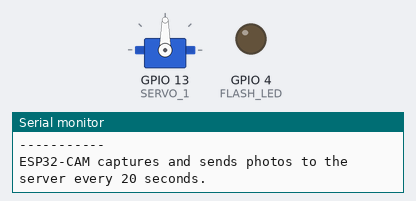
This sketch was run on a simulated ESP32. Parts: servo, output pins drawn as LEDs (lit = HIGH), the last lines printed to the serial monitor. WiFi joins after 1.5 s; servers stay silent unless stated; uploads are accepted with an empty reply; the camera gives no picture.

Above: at 6.05 s.
At 20.05 s:
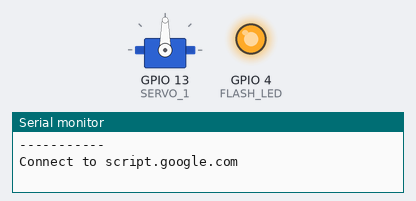
At 22.75 s:
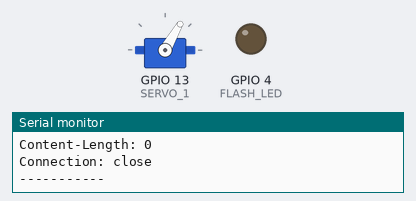
Timing chart, 0 to 32.0 s (numbered marks = the images above):
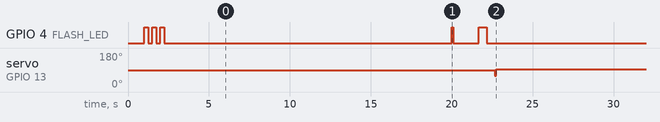

The sketch:

ESP32_cam_google_drive_and_servo_motor.ino
```cpp
//======================================== Included libraries and files
#include <WiFi.h>
#include <WiFiClientSecure.h>
#include <ESP32Servo.h>
#include "soc/soc.h"
#include "soc/rtc_cntl_reg.h"
#include "Base64.h"
#include "esp_camera.h"

//======================================== Define pins
#define PWDN_GPIO_NUM     32
#define RESET_GPIO_NUM    -1
#define XCLK_GPIO_NUM      0
#define SIOD_GPIO_NUM     26
#define SIOC_GPIO_NUM     27

#define Y9_GPIO_NUM       35
#define Y8_GPIO_NUM       34
#define Y7_GPIO_NUM       39
#define Y6_GPIO_NUM       36
#define Y5_GPIO_NUM       21
#define Y4_GPIO_NUM       19
#define Y3_GPIO_NUM       18
#define Y2_GPIO_NUM        5
#define VSYNC_GPIO_NUM    25
#define HREF_GPIO_NUM     23
#define PCLK_GPIO_NUM     22
#define SERVO_1           13
#define TURN_TIME         82    // TURN_TIME is time in ms servo will rotate for
#define SERVO_STOP        95    // Servo Stops when 95 is written to it
#define SERVO_MOVE        60    // Value between 0 and 95. Closer to 0 rotates faster

//========================================

#define FLASH_LED 4


Servo servo1;                 // Create Servo object

//======================================== Enter your WiFi ssid and password.
const char* ssid = "****";
const char* password = "****";
//========================================

//======================================== Replace with your "Deployment ID" and Folder Name.
String myDeploymentID = "Deployment ID";
String myMainFolderName = "Folder Name";
//========================================

//======================================== Variables for Timer/Millis.
unsigned long previousMillis = 0;
const int Interval = 20000; //--> Capture and Send a photo every 20 seconds.
//========================================

// Variable to set capture photo with LED Flash.
// Set to "false", then the Flash LED will not light up when capturing a photo.
// Set to "true", then the Flash LED lights up when capturing a photo.
bool LED_Flash_ON = false;

// Initialize WiFiClientSecure.
WiFiClientSecure client;

//________________________________________________________________________________ Test_Con()
// This subroutine is to test the connection to "script.google.com".
void Test_Con() {
  const char* host = "script.google.com";
  while(1) {
    Serial.println("-----------");
    Serial.println("Connection Test...");
    Serial.println("Connect to " + String(host));

    client.setInsecure();

    if (client.connect(host, 443)) {
      Serial.println("Connection successful.");
      Serial.println("-----------");
      client.stop();
      break;
    } else {
      Serial.println("Connected to " + String(host) + " failed.");
      Serial.println("Wait a moment for reconnecting.");
      Serial.println("-----------");
      client.stop();
    }

    delay(1000);
  }
}
//________________________________________________________________________________


//________________________________________________________________________________ SendCapturedPhotos()
// Subroutine for capturing and sending photos to Google Drive.
void SendCapturedPhotos() {
  const char* host = "script.google.com";
  Serial.println();
  Serial.println("-----------");
  Serial.println("Connect to " + String(host));

  client.setInsecure();

  //---------------------------------------- The Flash LED blinks once to indicate connection start.
  digitalWrite(FLASH_LED, HIGH);
  delay(100);
  digitalWrite(FLASH_LED, LOW);
  delay(100);
  //----------------------------------------

  //---------------------------------------- The process of connecting, capturing and sending photos to Google Drive.
  if (client.connect(host, 443)) {
    Serial.println("Connection successful.");

    if (LED_Flash_ON == true) {
      digitalWrite(FLASH_LED, HIGH);
      delay(100);
    }

    //.............................. Taking a photo.
    Serial.println();
    Serial.println("Taking a photo...");

    for (int i = 0; i <= 3; i++) {
      camera_fb_t * fb = NULL;
      fb = esp_camera_fb_get();
       if(!fb) {
          Serial.println("Camera capture failed");
          Serial.println("Restarting the ESP32 CAM.");
          delay(1000);
          ESP.restart();
          return;
        }
      esp_camera_fb_return(fb);
      delay(200);
    }

    camera_fb_t * fb = NULL;
    fb = esp_camera_fb_get();
    if(!fb) {
      Serial.println("Camera capture failed");
      Serial.println("Restarting the ESP32 CAM.");
      delay(1000);
      ESP.restart();
      return;
    }

    if (LED_Flash_ON == true) digitalWrite(FLASH_LED, LOW);

    Serial.println("Taking a photo was successful.");

    //..............................

    //.............................. Sending image to Google Drive.
    Serial.println();
    Serial.println("Sending image to Google Drive.");
    Serial.println("Size: " + String(fb->len) + "byte");

    String url = "/macros/s/" + myDeploymentID + "/exec?folder=" + myMainFolderName;

    client.println("POST " + url + " HTTP/1.1");
    client.println("Host: " + String(host));
    client.println("Transfer-Encoding: chunked");
    client.println();

    int fbLen = fb->len;
    char *input = (char *)fb->buf;
    int chunkSize = 3 * 1000; //--> must be multiple of 3.
    int chunkBase64Size = base64_enc_len(chunkSize);
    char output[chunkBase64Size + 1];

    Serial.println();
    int chunk = 0;
    for (int i = 0; i < fbLen; i += chunkSize) {
      int l = base64_encode(output, input, min(fbLen - i, chunkSize));
      client.print(l, HEX);
      client.print("\r\n");
      client.print(output);
      client.print("\r\n");
      delay(100);
      input += chunkSize;
      Serial.print(".");
      chunk++;
      if (chunk % 50 == 0) {
        Serial.println();
      }
    }
    client.print("0\r\n");
    client.print("\r\n");

    esp_camera_fb_return(fb);
    //..............................

    //.............................. Waiting for response.
    Serial.println("Waiting for response.");
    long int StartTime = millis();
    while (!client.available()) {
      Serial.print(".");
      delay(100);
      if ((StartTime + 10 * 1000) < millis()) {
        Serial.println();
        Serial.println("No response.");
        break;
      }
    }
    Serial.println();
    while (client.available()) {
      Serial.print(char(client.read()));
    }
    //..............................

    //.............................. Flash LED blinks once as an indicator of successfully sending photos to Google Drive.
    digitalWrite(FLASH_LED, HIGH);
    delay(500);
    digitalWrite(FLASH_LED, LOW);
    delay(500);
    //..............................
  }
  else {
    Serial.println("Connected to " + String(host) + " failed.");

    //.............................. Flash LED blinks twice as a failed connection indicator.
    digitalWrite(FLASH_LED, HIGH);
    delay(500);
    digitalWrite(FLASH_LED, LOW);
    delay(500);
    digitalWrite(FLASH_LED, HIGH);
    delay(500);
    digitalWrite(FLASH_LED, LOW);
    delay(500);
    //..............................
  }
  //----------------------------------------

  Serial.println("-----------");

  client.stop();
}
//________________________________________________________________________________

//________________________________________________________________________________ VOID SETUP()
void setup() {
  // put your setup code here, to run once:

  // Disable brownout detector.
  servo1.attach(SERVO_1);
  WRITE_PERI_REG(RTC_CNTL_BROWN_OUT_REG, 0);

  Serial.begin(115200);
  Serial.println();
  delay(1000);

  pinMode(FLASH_LED, OUTPUT);

  // Setting the ESP32 WiFi to station mode.
  Serial.println();
  Serial.println("Setting the ESP32 WiFi to station mode.");
  WiFi.mode(WIFI_STA);

  //---------------------------------------- The process of connecting ESP32 CAM with WiFi Hotspot / WiFi Router.
  Serial.println();
  Serial.print("Connecting to : ");
  Serial.println(ssid);
  WiFi.begin(ssid, password);

  // The process timeout of connecting ESP32 CAM with WiFi Hotspot / WiFi Router is 20 seconds.
  // If within 20 seconds the ESP32 CAM has not been successfully connected to WiFi, the ESP32 CAM will restart.

  int connecting_process_timed_out = 40; //--> 20 = 20 seconds.
  connecting_process_timed_out = connecting_process_timed_out * 2;
  while (WiFi.status() != WL_CONNECTED) {
    Serial.print(".");
    digitalWrite(FLASH_LED, HIGH);
    delay(250);
    digitalWrite(FLASH_LED, LOW);
    delay(250);
    if(connecting_process_timed_out > 0) connecting_process_timed_out--;
    if(connecting_process_timed_out == 0) {
      Serial.println();
      Serial.print("Failed to connect to ");
      Serial.println(ssid);
      Serial.println("Restarting the ESP32 CAM.");
      delay(1000);
      ESP.restart();
    }
  }

  digitalWrite(FLASH_LED, LOW);

  Serial.println();
  Serial.print("Successfully connected to ");
  Serial.println(ssid);
  //Serial.print("ESP32-CAM IP Address: ");
  //Serial.println(WiFi.localIP());
  //----------------------------------------

  //---------------------------------------- Set the camera ESP32 CAM.
  Serial.println();
  Serial.println("Set the camera ESP32 CAM...");

  camera_config_t config;
  config.ledc_channel = LEDC_CHANNEL_0;
  config.ledc_timer = LEDC_TIMER_0;
  config.pin_d0 = Y2_GPIO_NUM;
  config.pin_d1 = Y3_GPIO_NUM;
  config.pin_d2 = Y4_GPIO_NUM;
  config.pin_d3 = Y5_GPIO_NUM;
  config.pin_d4 = Y6_GPIO_NUM;
  config.pin_d5 = Y7_GPIO_NUM;
  config.pin_d6 = Y8_GPIO_NUM;
  config.pin_d7 = Y9_GPIO_NUM;
  config.pin_xclk = XCLK_GPIO_NUM;
  config.pin_pclk = PCLK_GPIO_NUM;
  config.pin_vsync = VSYNC_GPIO_NUM;
  config.pin_href = HREF_GPIO_NUM;
  config.pin_sscb_sda = SIOD_GPIO_NUM;
  config.pin_sscb_scl = SIOC_GPIO_NUM;
  config.pin_pwdn = PWDN_GPIO_NUM;
  config.pin_reset = RESET_GPIO_NUM;
  config.xclk_freq_hz = 20000000;
  config.pixel_format = PIXFORMAT_JPEG;

  // init with high specs to pre-allocate larger buffers
  if(psramFound()){
    config.frame_size = FRAMESIZE_UXGA;
    config.jpeg_quality = 10;  //0-63 lower number means higher quality
    config.fb_count = 2;
  } else {
    config.frame_size = FRAMESIZE_SVGA;
    config.jpeg_quality = 8;  //0-63 lower number means higher quality
    config.fb_count = 1;
  }

  // camera init
  esp_err_t err = esp_camera_init(&config);
  if (err != ESP_OK) {
    Serial.printf("Camera init failed with error 0x%x", err);
    Serial.println();
    Serial.println("Restarting the ESP32 CAM.");
    delay(1000);
    ESP.restart();
  }

  sensor_t * s = esp_camera_sensor_get();

  // Selectable camera resolution details :
  // -UXGA   = 1600 x 1200 pixels
  // -SXGA   = 1280 x 1024 pixels
  // -XGA    = 1024 x 768  pixels
  // -SVGA   = 800 x 600   pixels
  // -VGA    = 640 x 480   pixels
  // -CIF    = 352 x 288   pixels
  // -QVGA   = 320 x 240   pixels
  // -HQVGA  = 240 x 160   pixels
  // -QQVGA  = 160 x 120   pixels
  s->set_framesize(s, FRAMESIZE_SXGA);  //--> UXGA|SXGA|XGA|SVGA|VGA|CIF|QVGA|HQVGA|QQVGA

  Serial.println("Setting the camera successfully.");
  Serial.println();

  delay(1000);

  Test_Con();

  Serial.println();
  Serial.println("ESP32-CAM captures and sends photos to the server every 20 seconds.");
  Serial.println();
  delay(2000);
}
//________________________________________________________________________________

//________________________________________________________________________________ VOID LOOP()
void loop() {
  // put your main code here, to run repeatedly:

  //---------------------------------------- Timer/Millis to capture and send photos to Google Drive every 20 seconds (see Interval variable).
  unsigned long currentMillis = millis();
  if (currentMillis - previousMillis >= Interval) {
    previousMillis = currentMillis;

    SendCapturedPhotos();

    servo1.write(SERVO_MOVE);   // Servo rotates at specified speed
    delay(TURN_TIME);           // Servo continues rotating for specified time
    servo1.write(SERVO_STOP);   // Servo Stops
    Serial.println();
    Serial.println("Motor Moved");
    Serial.println();

  }
  //----------------------------------------
}
//________________________________________________________________________________
//<<<<<<<<<<<<<<<<<<<<<<<<<<<<<<<<<<<<<<<<<<<<<<<<<<<<<<<<<<<<<<<<<<<<<<<<<<<<<<<<<<<<<<<<<
```

Base64.cpp
```cpp
//>>>>>>>>>>>>>>>>>>>>>>>>>>>>>>>>>>>>>>>>>>>>>>>>>>>>>>>>>>>>>>>>>>>>>>>>>>>>>>>>>>>>>>>>> Base64.cpp
/*
 * Copyright (c) 2013 Adam Rudd.
 * See LICENSE for more information
 * https://github.com/adamvr/arduino-base64
 */
#if (defined(__AVR__))
#include <avr\pgmspace.h>
#else
#include <pgmspace.h>
#endif

const char PROGMEM b64_alphabet[] = "ABCDEFGHIJKLMNOPQRSTUVWXYZ"
        "abcdefghijklmnopqrstuvwxyz"
        "0123456789+/";

/* 'Private' declarations */
inline void a3_to_a4(unsigned char * a4, unsigned char * a3);
inline void a4_to_a3(unsigned char * a3, unsigned char * a4);
inline unsigned char b64_lookup(char c);

int base64_encode(char *output, char *input, int inputLen) {
    int i = 0, j = 0;
    int encLen = 0;
    unsigned char a3[3];
    unsigned char a4[4];

    while(inputLen--) {
        a3[i++] = *(input++);
        if(i == 3) {
            a3_to_a4(a4, a3);

            for(i = 0; i < 4; i++) {
                output[encLen++] = pgm_read_byte(&b64_alphabet[a4[i]]);
            }

            i = 0;
        }
    }

    if(i) {
        for(j = i; j < 3; j++) {
            a3[j] = '\0';
        }

        a3_to_a4(a4, a3);

        for(j = 0; j < i + 1; j++) {
            output[encLen++] = pgm_read_byte(&b64_alphabet[a4[j]]);
        }

        while((i++ < 3)) {
            output[encLen++] = '=';
        }
    }
    output[encLen] = '\0';
    return encLen;
}

int base64_decode(char * output, char * input, int inputLen) {
    int i = 0, j = 0;
    int decLen = 0;
    unsigned char a3[3];
    unsigned char a4[4];


    while (inputLen--) {
        if(*input == '=') {
            break;
        }

        a4[i++] = *(input++);
        if (i == 4) {
            for (i = 0; i <4; i++) {
                a4[i] = b64_lookup(a4[i]);
            }

            a4_to_a3(a3,a4);

            for (i = 0; i < 3; i++) {
                output[decLen++] = a3[i];
            }
            i = 0;
        }
    }

    if (i) {
        for (j = i; j < 4; j++) {
            a4[j] = '\0';
        }

        for (j = 0; j <4; j++) {
            a4[j] = b64_lookup(a4[j]);
        }

        a4_to_a3(a3,a4);

        for (j = 0; j < i - 1; j++) {
            output[decLen++] = a3[j];
        }
    }
    output[decLen] = '\0';
    return decLen;
}

int base64_enc_len(int plainLen) {
    int n = plainLen;
    return (n + 2 - ((n + 2) % 3)) / 3 * 4;
}

int base64_dec_len(char * input, int inputLen) {
    int i = 0;
    int numEq = 0;
    for(i = inputLen - 1; input[i] == '='; i--) {
        numEq++;
    }

    return ((6 * inputLen) / 8) - numEq;
}

inline void a3_to_a4(unsigned char * a4, unsigned char * a3) {
    a4[0] = (a3[0] & 0xfc) >> 2;
    a4[1] = ((a3[0] & 0x03) << 4) + ((a3[1] & 0xf0) >> 4);
    a4[2] = ((a3[1] & 0x0f) << 2) + ((a3[2] & 0xc0) >> 6);
    a4[3] = (a3[2] & 0x3f);
}

inline void a4_to_a3(unsigned char * a3, unsigned char * a4) {
    a3[0] = (a4[0] << 2) + ((a4[1] & 0x30) >> 4);
    a3[1] = ((a4[1] & 0xf) << 4) + ((a4[2] & 0x3c) >> 2);
    a3[2] = ((a4[2] & 0x3) << 6) + a4[3];
}

inline unsigned char b64_lookup(char c) {
    if(c >='A' && c <='Z') return c - 'A';
    if(c >='a' && c <='z') return c - 71;
    if(c >='0' && c <='9') return c + 4;
    if(c == '+') return 62;
    if(c == '/') return 63;
    return -1;
}
//<<<<<<<<<<<<<<<<<<<<<<<<<<<<<<<<<<<<<<<<<<<<<<<<<<<<<<<<<<<<<<<<<<<<<<<<<<<<<<<<<<<<<<<<<
```

Source omitted: Base64.h (2933 bytes)

Measured:
- by itself, GPIO 4 (FLASH_LED): moves between LOW and HIGH, repeating every 60.0 s
- by itself, servo on GPIO 13 (SERVO_1): alternates 95° for 19.9 s and 60° for 0.08 s
